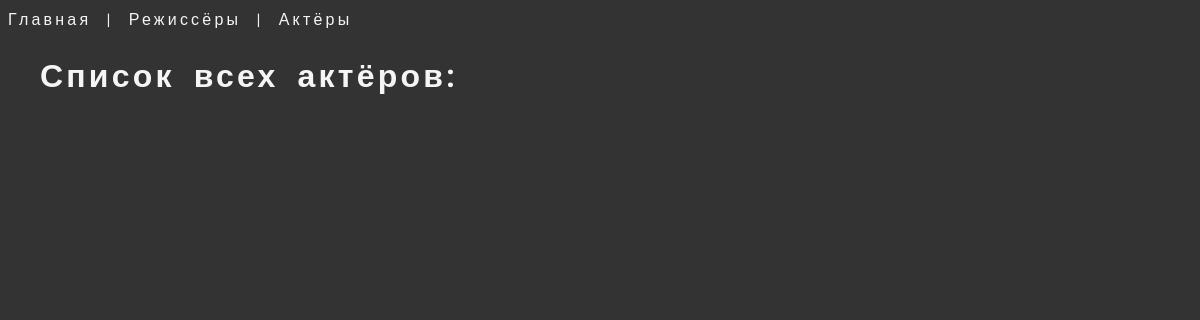
/actors/, run on an earlier commit of the app's database.
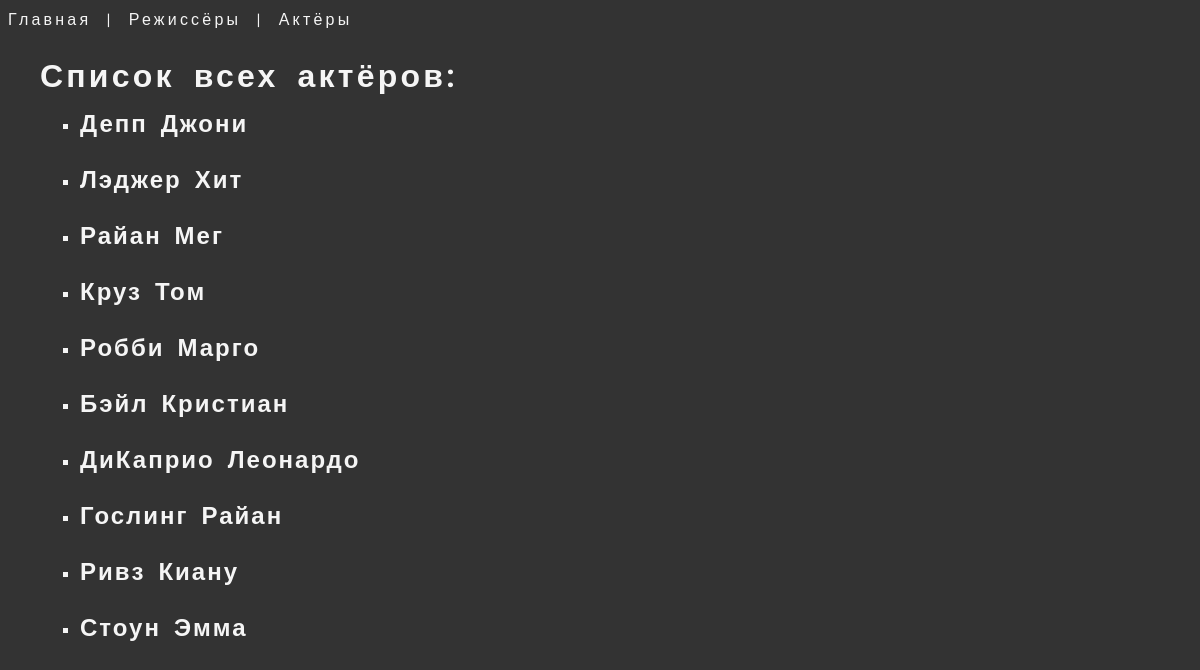
And on a later commit of the database.
### movie_app/models.py (models this page shows, shortened)
class Actor(models.Model):
    MALE = 'M'
    FEMALE = 'F'
    GENDERS = (
        (MALE,'Мужчина'),
        (FEMALE,'Женщина'),
    )
    first_name = models.CharField(max_length=128)
    second_name = models.CharField(max_length=128)
    gender = models.CharField(max_length=1,choices=GENDERS,default=MALE)
    dressing_room = models.OneToOneField(to='DressingRoom',on_delete=models.SET_NULL,null=True,blank=True)
    def get_absolute_url(self):
        return reverse('about_actor',args=[self.id])

### movie_app/views.py (the view)
# urls.py: path('actors/', views.actors, name='actors'),
def actors(request):
    context = {
        'actors' : Actor.objects.all()
    }
    return render(request,'movie_app/directors_actors.html', context=context)

### movie_app/templates/movie_app/directors_actors.html
{% extends 'movie_app/base.html' %}}
{%block content%}
<div>
  {% if directors %}
  <h1>Список всех режиссёров:</h1>
  {% for director in directors %}
    <ul>
      <li>
        <h3><a href="{{ director.get_absolute_url }}">{{ director.second_name }} {{ director.first_name }} </a></h3>
      </li>
    </ul>
  {% endfor %}
  {% else %}
  <h1>Список всех актёров:</h1>
    {% for actor in actors %}
    <ul>
      <li>
        <h3><a href="{{actor.get_absolute_url}}">{{ actor.second_name }} {{ actor.first_name }} </a></h3>
      </li>
    </ul>
  {% endfor %}
  {% endif %}
</div>
{%endblock%}

### movie_app/templates/movie_app/base.html (shortened to what this page needs)
{% load static %}
<!DOCTYPE html>
<html lang="en">
<head>
    <link rel="stylesheet" href="{% static 'movie_app/css/index.css' %}">
</head>
<body>
    <a class="main" href="{% url 'index' %}">Главная</a> | <a href="{% url 'directors' %}">Режиссёры</a> | <a href="{% url 'actors' %}">Актёры</a>
{%block content%}
{%endblock%}
</body>
</html>

### movie_app/static/movie_app/css/index.css (style rules this page uses)
* { line-height: 1.5rem; }
body { background-color: #333; color:whitesmoke; font-family: 'Roboto', sans-serif; letter-spacing: 0.2rem; word-spacing: 0.5rem; }
div { margin: 2rem; }
li { list-style-type: square; margin-bottom: 2rem; }
h3 { font-size: 1.5rem; margin-bottom: 0px; word-spacing: 5px; letter-spacing: 2px; }
a { text-decoration: none; color: whitesmoke; }
.main { margin: 0px; padding: 0px; }

What changed in the data, as far as the page shows it:
added Actor: second_name "Депп", first_name "Джони"
added Actor: second_name "Лэджер", first_name "Хит"
added Actor: second_name "Райан", first_name "Мег"
added Actor: second_name "Круз", first_name "Том"
added Actor: second_name "Робби", first_name "Марго"
added Actor: second_name "Бэйл", first_name "Кристиан"
added Actor: second_name "ДиКаприо", first_name "Леонардо"
added Actor: second_name "Гослинг", first_name "Райан"
added Actor: second_name "Ривз", first_name "Киану"
added Actor: second_name "Стоун", first_name "Эмма"
